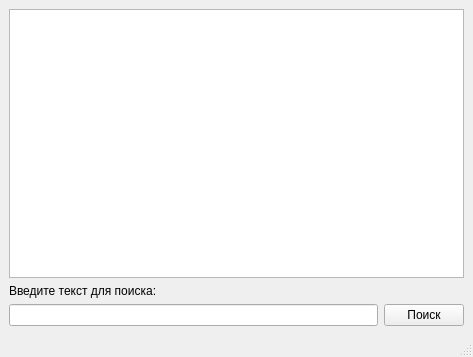
<?xml version="1.0" encoding="UTF-8"?>
<ui version="4.0">
 <class>UserWindow</class>
 <widget class="QMainWindow" name="UserWindow">
  <property name="geometry">
   <rect>
    <x>0</x>
    <y>0</y>
    <width>473</width>
    <height>357</height>
   </rect>
  </property>
  <property name="windowTitle">
   <string>MainWindow</string>
  </property>
  <widget class="QWidget" name="centralwidget">
   <layout class="QGridLayout" name="gridLayout">
    <item row="0" column="0">
     <layout class="QVBoxLayout" name="verticalLayout">
      <item>
       <widget class="QTextBrowser" name="textHistory">
        <property name="readOnly">
         <bool>true</bool>
        </property>
       </widget>
      </item>
      <item>
       <widget class="QLabel" name="label">
        <property name="text">
         <string>Введите текст для поиска:</string>
        </property>
       </widget>
      </item>
      <item>
       <layout class="QHBoxLayout" name="horizontalLayout">
        <item>
         <widget class="QLineEdit" name="editSearch"/>
        </item>
        <item>
         <widget class="QPushButton" name="buttonSearch">
          <property name="text">
           <string>Поиск</string>
          </property>
         </widget>
        </item>
       </layout>
      </item>
     </layout>
    </item>
   </layout>
  </widget>
  <widget class="QMenuBar" name="menubar">
   <property name="geometry">
    <rect>
     <x>0</x>
     <y>0</y>
     <width>473</width>
     <height>21</height>
    </rect>
   </property>
  </widget>
  <widget class="QStatusBar" name="statusbar"/>
 </widget>
 <resources/>
 <connections/>
</ui>
